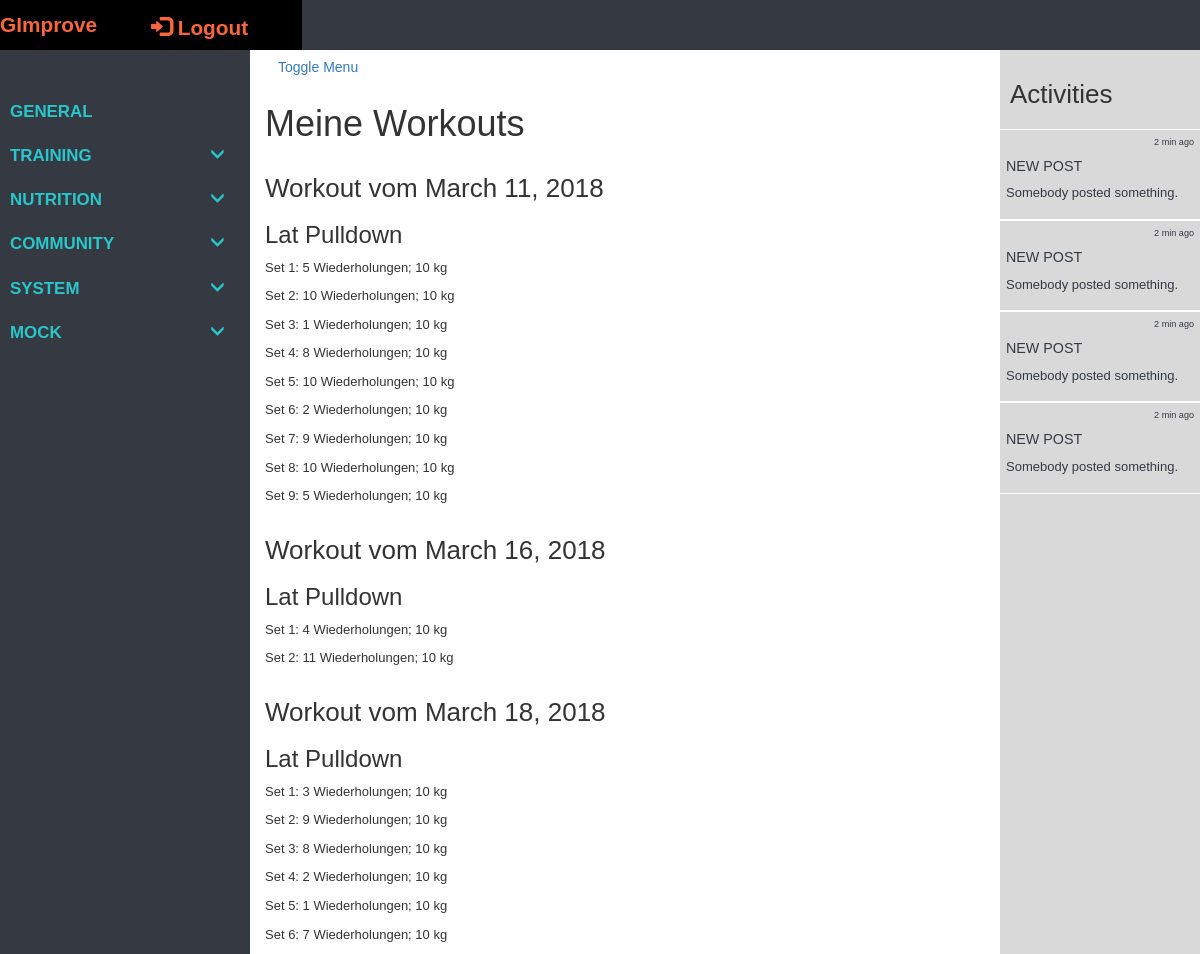
The app's page /tracker/training_units/1 (signed in), older data.
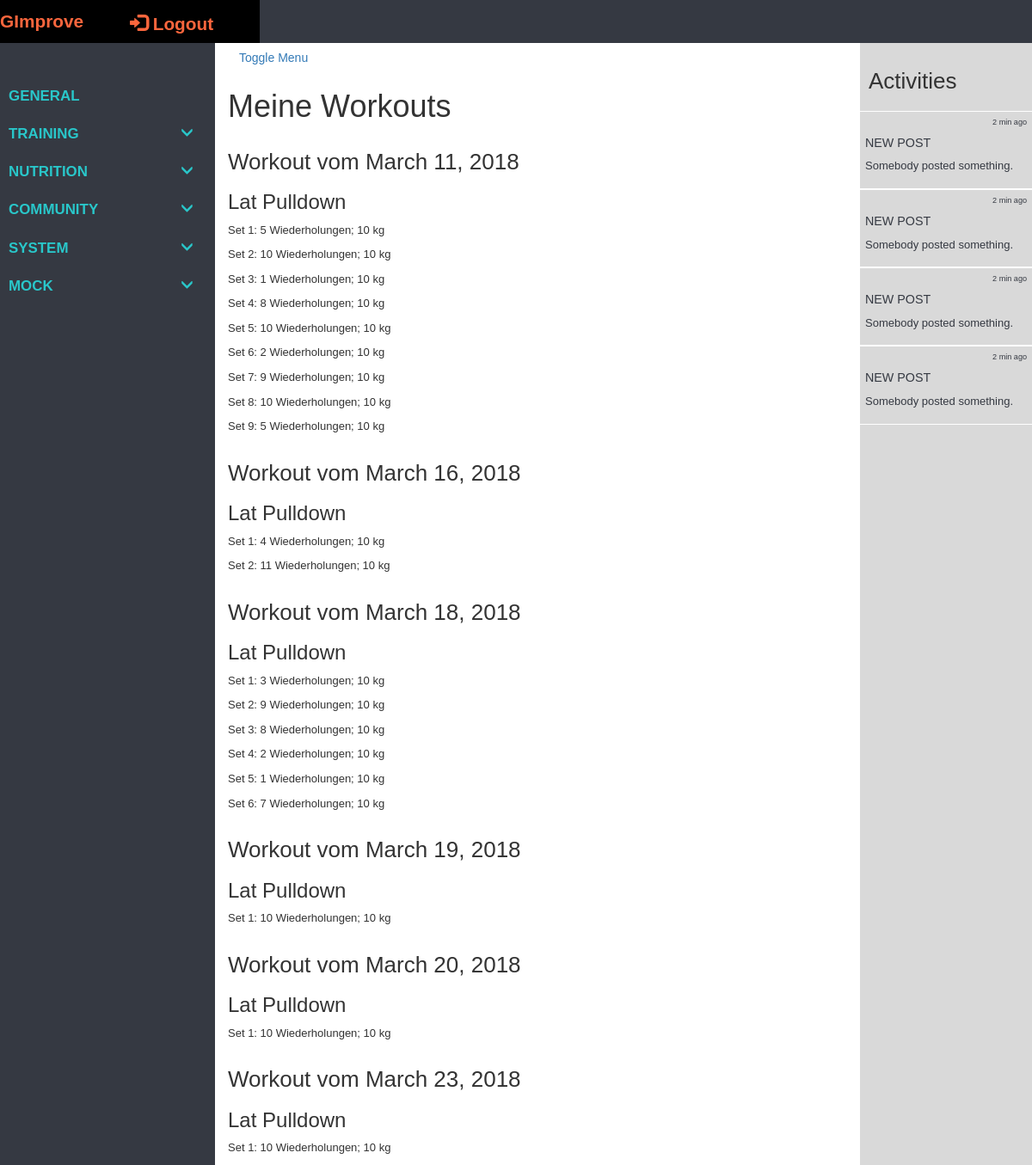
The same page, newer data.
### tracker/models/models.py (models this page shows, shortened)
class TrainUnit(models.Model, LoginRequiredMixin):
    login_url = '/login/'
    id = models.UUIDField(primary_key=True, default=uuid.uuid4)
    start_time_date = models.DateTimeField(null=False, blank=False)
    end_time_date = models.DateTimeField(null=False, blank=False)
    date = models.DateField(null=False, blank=False)
    user = models.ForeignKey(UserProfile, on_delete=models.CASCADE)
    exercise_units = models.ManyToManyField('ExerciseUnit', related_name='+', blank=True)

class ExerciseUnit(models.Model):
    id = models.UUIDField(primary_key=True, default=uuid.uuid4)
    time_date = models.DateTimeField(null=False, blank=False)
    train_unit = models.ForeignKey(TrainUnit, on_delete=models.CASCADE)
    exercise = models.ForeignKey(Exercise, on_delete=models.CASCADE)

class Exercise(models.Model):
    name = models.CharField(max_length=100, primary_key=True)
    description = models.CharField(max_length=1000, help_text="Insert short description here.")
    muscles = models.ManyToManyField('Muscle', help_text="Muscles trained by the exercise.")
    equipment_machine = models.ManyToManyField('Equipment', help_text="Necessary equipment for the exercise.", blank=True)
    def __str__(self):
        return self.name

class Set(models.Model):
    id = models.UUIDField(primary_key=True, default=uuid.uuid4)
    date_time = models.DateTimeField(default=timezone.now, null=False, blank=False)
    exercise_unit = models.ForeignKey(ExerciseUnit, on_delete=models.CASCADE)
    repetitions = models.IntegerField(blank=False)
    weight = models.IntegerField(blank=False)
    durations = models.TextField(max_length=1200, blank=False, null=False)
    last_update = models.DateTimeField(default=timezone.now, null=False, blank=False)
    class Meta:
        ordering = ['date_time']

### tracker/views/views.py (the view)
# urls.py: url(r'^training_units/(?P<pk>\d+)$', views.TrainingUnitsList.as_view(), name='training_units'),
class TrainingUnitsList(LoginRequiredMixin, generic.ListView):
    model = TrainUnit
    context_object_name = 'training_units'
    template_name = 'tracker/User/training_units.html'
    def get_context_data(self, **kwargs):
        context = super().get_context_data(**kwargs)
        context['base_template'] = 'tracker/User/user_tracker_base.html'
        return context
    def get_queryset(self):
        return TrainUnit.objects.filter(user=self.request.user.userprofile)

### tracker/templates/tracker/User/training_units.html (shortened to what this page needs)
{% extends base_template %}
{% block extra_head %}
{% load static %}
{% endblock %}
{% block site_content %}
<div class="container background-col">
    <div class="row full-height">
        <div class="col-xs-12 col-sm-12 col-md-12 col-lg-12 padding-0">
            <div class="row row-eq-height">
                <h1>Meine Workouts</h1>
            </div>
        </div>
        <div class="col-xs-12 col-sm-12 col-md-12 col-lg-12">
            {% for train_unit in training_units %}
                <div class="row">
                    <h2>Workout vom {{ train_unit.date }}</h2>
                    {% for exercise_unit in train_unit.exercise_units.all %}
                        <h3>{{ exercise_unit.exercise }}</h3>
                        {% for set in exercise_unit.set_set.all %}
                            <p>Set {{ forloop.counter }}: {{ set.repetitions }} Wiederholungen; {{ set.weight }} kg</p>
                        {% endfor %}
                    {% endfor %}
                </div>
            {% endfor %}
        </div>
    </div>
</div>
{% endblock %}

### tracker/templates/tracker/User/user_tracker_base.html (shortened to what this page needs)
{% extends "tracker/tracker_base.html" %}
{% block sidebar_content %}
                <li class="sidebar-category">
                    <div class="sidebar-category-header">
                        <a href="{% url 'activities' user.id %}">general</a>
                    </div>
                </li>
                <li class="sidebar-category">
                    <div class="sidebar-category-header">
                        <a href="#training-subnav" data-toggle="collapse" aria-expanded="false">Training</a>
                    </div>
                </li>
                <li class="sidebar-category">
                    <div class="sidebar-category-header">
                        <a href="#nutrition-subnav" data-toggle="collapse" aria-expanded="false">Nutrition</a>
                    </div>
                </li>
                <li class="sidebar-category">
                    <div class="sidebar-category-header">
                        <a href="#community-subnav" data-toggle="collapse" aria-expanded="false">Community</a>
                    </div>
                </li>
                <li class="sidebar-category">
                    <div class="sidebar-category-header">
                        <a href="#system-subnav" data-toggle="collapse" aria-expanded="false">system</a>
                    </div>
                </li>
                <li class="sidebar-category">
                    <div class="sidebar-category-header">
                        <a href="#mockup-subnav" data-toggle="collapse" aria-expanded="false">Mock</a>
                    </div>
                </li>
{% endblock %}

### tracker/templates/tracker/tracker_base.html (shortened to what this page needs)
<!DOCTYPE html>
<html lang="en">
<head>
  <link rel="stylesheet" href="https://maxcdn.bootstrapcdn.com/bootstrap/3.3.7/css/bootstrap.min.css">
  {% load static %}
  <link rel="stylesheet" href="{% static 'tracker/css/tracker_style.css' %}">
</head>
<body>
        <nav class="navbar navbar-fixed-top">
            <div class="container-fluid" id="header-container">
                <div class="navbar-header">
                    <a class="navbar-brand" href="/tracker/">GImprove</a>
                    <a class="pull-right navbar-brand" href="{% url 'logout'%}?next={{request.path}}"><span class="glyphicon glyphicon-log-in"></span> Logout</a>
                </div>
            </div>
        </nav>
        <div id="toggle-wrapper" class="container-fluid toggled">
        <div id="sidebar-wrapper">
            <ul class="sidebar-nav">
                {% block sidebar_content %}
                {% endblock %}
            </ul>
        </div>
        <div id="page-content-wrapper">
            <div class="container-fluid">
                <div class="row" id="page-row">
                    <div class="col-xs-12 col-sm-12 col-md-9 col-lg-10" id="content">
                            <a href="#menu-toggle" class="btn btn-secondary" id="menu-toggle">Toggle Menu</a>
                            {% block site_content %}
                            {% endblock %}
                    </div>
                    <div class="hidden-xs hidden-sm col-md-3 col-lg-2 full-height" id="activity-bar">
                        <div class="activity-header">
                            <h2>Activities</h2>
                        </div>
                        <div class="activities">
                            <div class="activity">
                                <div class="activity-log">
                                    <p>2 min ago</p>
                                </div>
                                <div class="activity-content">
                                    <h5>new post</h5>
                                    <p>Somebody posted something.</p>
                                </div>
                            </div>
                            <div class="activity">
                                <div class="activity-log">
                                    <p>2 min ago</p>
                                </div>
                                <div class="activity-content">
                                    <h5>new post</h5>
                                    <p>Somebody posted something.</p>
                                </div>
                            </div>
                            <div class="activity">
                                <div class="activity-log">
                                    <p>2 min ago</p>
                                </div>
                                <div class="activity-content">
                                    <h5>new post</h5>
                                    <p>Somebody posted something.</p>
                                </div>
                            </div>
                            <div class="activity">
                                <div class="activity-log">
                                    <p>2 min ago</p>
                                </div>
                                <div class="activity-content">
                                    <h5>new post</h5>
                                    <p>Somebody posted something.</p>
                                </div>
                            </div>
                        </div>
                    </div>
                </div>
            </div>
        </div>
    </div>
    {% load static %}
</body>
</html>

### tracker/static/tracker/css/tracker_style.css (style rules this page uses)
html, body { height: 100%; min-height: 100%; width: 100%; min-width: 100%; margin: 0px; max-width: 100%; padding: 0px; font-family: TrajanPro-Regular, 'Lucida Grande', sans-serif; overflow-x: hidden; }
h2 { font-size: 2.0rem; }
body { padding-top: 50px; }
@media only screen and (min-width: 701px) and (max-width: 1280px) { html, body { font-size: 13px; } }
#toggle-wrapper { padding: 0; -webkit-transition: all 0.5s ease; -moz-transition: all 0.5s ease; -o-transition: all 0.5s ease; transition: all 0.5s ease; }
#toggle-wrapper.toggled { padding-left: 250px; }
#sidebar-wrapper { z-index: 1000; position: fixed; left: 250px; width: 0; height: 100%; margin-left: -250px; overflow-y: auto; background: rgb(53, 57, 66); -webkit-transition: all 0.5s ease; -moz-transition: all 0.5s ease; -o-transition: all 0.5s ease; transition: all 0.5s ease; }
#toggle-wrapper.toggled #sidebar-wrapper { width: 250px; }
#page-content-wrapper { width: 100%; position: absolute; padding: 15px; }
#toggle-wrapper.toggled #page-content-wrapper { position: absolute; margin-right: -250px; }
.navbar { background: rgb(53, 57, 66); height: 50px; }
.navbar-header a { font-size: 1.6rem; font-weight: bold; color: rgb(252, 102, 61); margin-left: 3.0rem; margin-right: 3.0rem; text-align: center; }
.navbar-header { background-color: black; min-height: 100%; }
.sidebar-nav { position: absolute; top: 0; width: 250px; margin: 0px; padding: 0px; list-style: none; color: rgb(217, 217, 217); font-height: 1.1rem; padding-top: 40px; }
.sidebar-nav a { text-transform: uppercase; text-decoration: none; color: rgb(217, 217, 217); font-weight: bold; }
.sidebar-category { margin-top: 10px; margin-bottom: 20px; margin-left: 10px; font-weight: bold; text-transform: uppercase; }
.sidebar-category-header a { font-size: 1.3rem; color: rgb(41, 199, 202); margin-bottom: 5px; }
a[data-toggle="collapse"] { position: relative; }
a[aria-expanded="false"]::before, a[aria-expanded="true"]::before { content: '\e259'; display: block; position: absolute; left: 200px; font-family: 'Glyphicons Halflings'; font-size: 1.1rem; }
@media (min-width:768px) { #toggle-wrapper { padding-left: 0; } }
@media (min-width:768px) { #toggle-wrapper.toggled { padding-left: 250px; } }
@media (min-width:768px) { #sidebar-wrapper { width: 0; } }
@media (min-width:768px) { #toggle-wrapper.toggled #sidebar-wrapper { width: 250px; } }
@media (min-width:768px) { #page-content-wrapper { padding: 0px; position: relative; } }
@media (min-width:768px) { #toggle-wrapper.toggled #page-content-wrapper { position: relative; margin-right: 0; } }
#activity-bar { background-color: rgb(217, 217, 217); min-height: calc(100vh - 50px); right: 0; position: fixed; padding: 0px; max-height: 100%; }
.activity-header { padding: 10px; }
.activities { height: auto; overflow: scroll; -webkit-overflow-scrolling: touch; -ms-overflow-style: none; max-height: 100%; }
.activity { padding: 6px; margin: 0px; border-top: 1px solid white; border-bottom: 1px solid white; color: rgb(53, 57, 66); height: auto; width: 100%; }
.activity h5 { font-size: 1.1rem; text-transform: uppercase; }
.activity-log { font-size: 0.7rem; text-align: right; }
#page-row { min-height: 100vh; margin: 0px; padding: 0px; }
.container-fluid { margin: 0px; padding: 0px; }
.full-height { min-height: 100%; height: 100%; }

Row changes from the older to the newer data that the page shows:
added TrainUnit: date "March 19, 2018"
added ExerciseUnit: exercise "Lat Pulldown", shown under "March 19, 2018"
added Set: repetitions "10", weight "10", shown under "Lat Pulldown"
added TrainUnit: date "March 20, 2018"
added ExerciseUnit: exercise "Lat Pulldown", shown under "March 20, 2018"
added Set: repetitions "10", weight "10", shown under "Lat Pulldown"
added TrainUnit: date "March 23, 2018"
added ExerciseUnit: exercise "Lat Pulldown", shown under "March 23, 2018"
added Set: repetitions "10", weight "10", shown under "Lat Pulldown"
